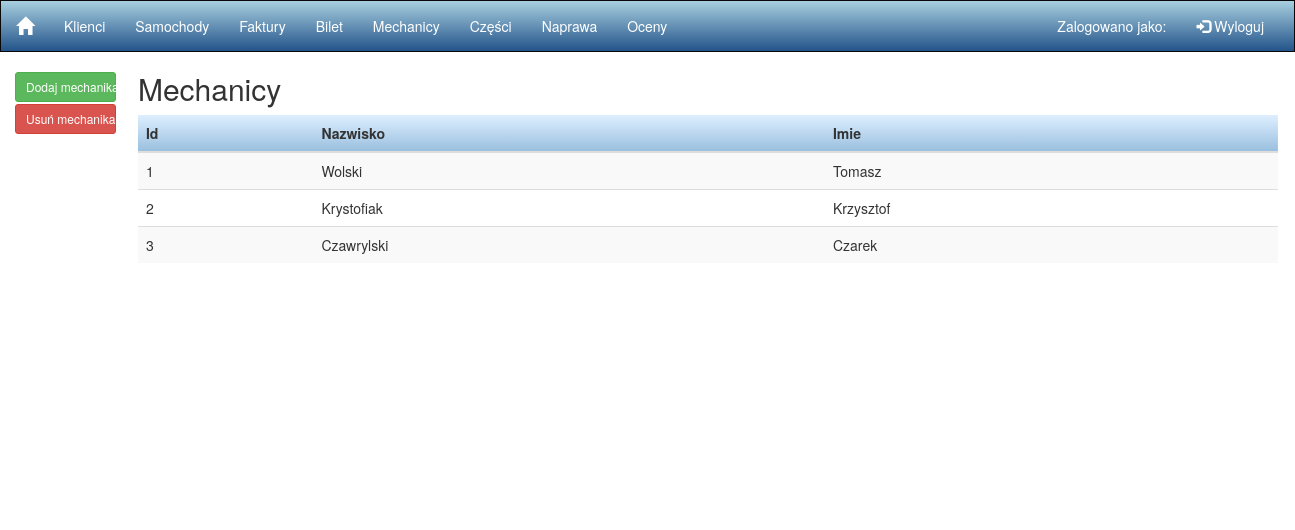
Screenshot of /index.php/mechanic with the database file from the repository.
### tables this page shows
CREATE TABLE `mechanik` (
  `idMechanik` int(11) NOT NULL,
  `nazwisko` varchar(45) DEFAULT NULL,
  `imie` varchar(45) DEFAULT NULL
);

### application/controllers/Mechanic.php (called while the page is built, shortened)
<?php
class Mechanic extends CI_Controller
{
    public function index()
    {
        $data_query = $this->getMechanicData();
        $this->load->view('header');
        $this->load->view('mechanic', ['mechanicData' => $data_query]);
    }
    public function getMechanicData()
    {
        $data = $this->db->query("SELECT * FROM mechanik");
        $data_query = $data->result_array();
        return $data_query;
    }
}

### index.php (called while the page is built, shortened)
<?php
require_once BASEPATH.'core/CodeIgniter.php';

### application/views/mechanic.php (the view, shortened to what this page needs)
<div class="container-fluid text-center">
    <div class="row content">
        <div class="col-sm-1 sidenav"  >
            <button type="button" class="btn btn-success btn-sm btn-block" data-toggle="modal" data-target="#carModal" style="margin-bottom: 2px;">Dodaj mechanika
            </button>
            <button type="button" class="btn btn-danger btn-sm btn-block" data-toggle="modal" data-target="#myModal2">Usuń
                mechanika
            </button>
        </div>
        <div class="col-sm-10 text-left">
            <div class="container">
                <h2>Mechanicy</h2>
                <table class="table table-striped">
                    <thead style="background: rgb(222,239,255); /* Old browsers */
                    background: -moz-linear-gradient(top, rgba(222,239,255,1) 0%, rgba(152,190,222,1) 100%); /* FF3.6-15 */
                    background: -webkit-linear-gradient(top, rgba(222,239,255,1) 0%,rgba(152,190,222,1) 100%); /* Chrome10-25,Safari5.1-6 */
                    background: linear-gradient(to bottom, rgba(222,239,255,1) 0%,rgba(152,190,222,1) 100%); /* W3C, IE10+, FF16+, Chrome26+, Opera12+, Safari7+ */
                    filter: progid:DXImageTransform.Microsoft.gradient( startColorstr='#deefff', endColorstr='#98bede',GradientType=0 );">
                    <tr>
                        <th>Id</th>
                        <th>Nazwisko</th>
                        <th>Imie</th>
                    </tr>
                    </thead>
                    <tbody>
                    <?php
                    foreach ($mechanicData as $row) {
                        echo "<tr>";
                        echo "<td>" . $row['idMechanik'] . "</td>";
                        echo "<td>" . $row['nazwisko'] . "</td>";
                        echo "<td>" . $row['imie'] . "</td>";
                        echo "</tr>";
                    }
                    ?>
                    </tbody>
                </table>
            </div>
        </div>
    </div>
</div>
</body>
</html>

### application/views/header.php (style rules this page uses)
.row.content { height: 450px }
.sidenav { padding-top: 20px; background-color: white; height: 100%; border-right-width: 2px; }
.btn-block { min-width: 130%; }

### rows the page displays
mechanik: idMechanik "1", nazwisko "Wolski", imie "Tomasz"
mechanik: idMechanik "2", nazwisko "Krystofiak", imie "Krzysztof"
mechanik: idMechanik "3", nazwisko "Czawrylski", imie "Czarek"
